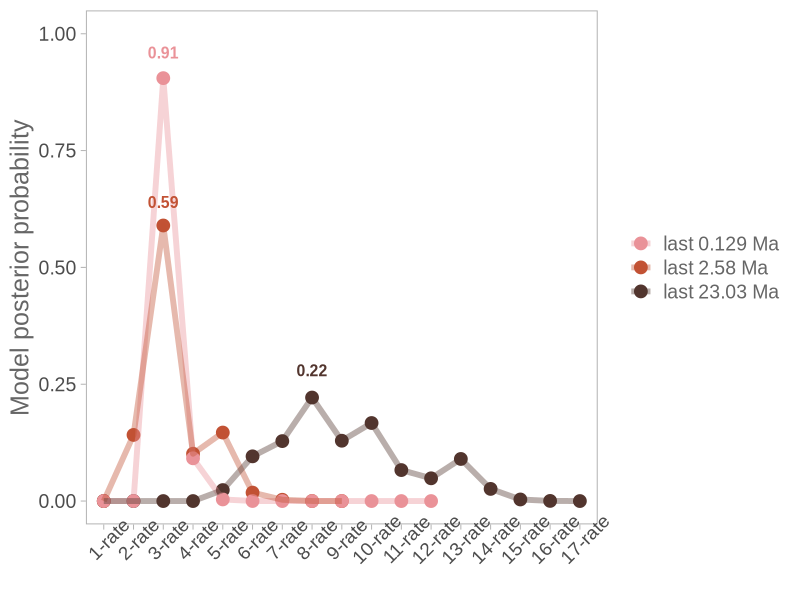

Write R code to recreate this figure.
# clean environment
rm(list=ls())

##############################################################
# Load libraries                                          ####
##############################################################

library(ggplot2)
library(dplyr)
library(forcats)
library(Cairo)

##############################################################
# Load data                                               ####
##############################################################

data <- read.csv('Results/PyRate_ext_rates/Plots_ext_rates/PyRate_model_probabilities.csv')

data <- data %>% mutate(Analysis = fct_relevel(Analysis, "from_Late_Pleistocene", "from_Pleistocene", "from_Miocene")) #reorder

#Set theme
theme_set(theme_light(base_size = 15))

##############################################################
# Plot model probabilities                                ####
##############################################################

plot <- ggplot(data, aes(x = fct_inorder(Model),y = P.extinction., group = Analysis, color = Analysis)) +
  geom_point(size = 4) +
  geom_line(size = 2, alpha = 0.4) +
  scale_color_manual(values=c("#ea9298", "#c25234", "#52352e"), labels = c("last 0.129 Ma", "last 2.58 Ma", "last 23.03 Ma"))+
  ylab("Model posterior probability")+
  ylim(c(0,1))+
  annotate("text", x = c("3-rate","3-rate","8-rate"), y = c(0.96,0.64,0.28), 
          label = c("0.91", "0.59", "0.22") , color=c("#ea9298", "#c25234", "#52352e"), 
          family = "Arial", size = 4, fontface="bold")+
  theme(axis.title = element_text(family = "Arial", size = 18, colour = "grey40"),
        axis.text.x = element_text(angle = 45, family = "Arial", size = 14),
        axis.text.y = element_text(family = "Arial", size = 14),
        panel.grid = element_blank(), 
        axis.title.x = element_blank(),
        legend.text=element_text(family = "Arial", size = 14, colour = "grey40"),
        legend.title = element_blank())

plot

#Save plot as pdf
ggsave(plot, filename = "Plot_model_probabilities.pdf", path = "Results/PyRate_ext_rates/Plots_ext_rates", width = 10, height = 5, device = cairo_pdf) 

#End of script
